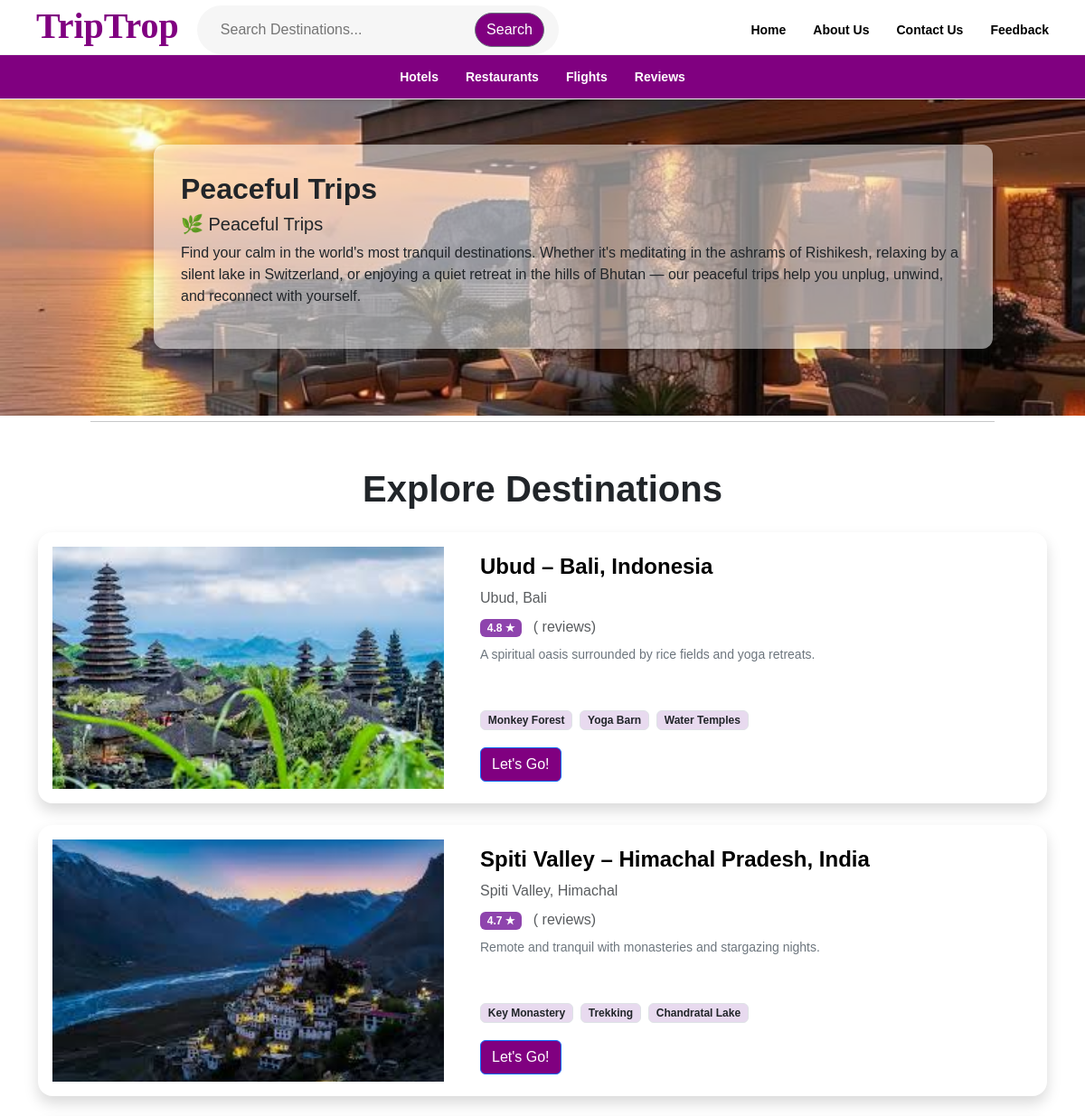
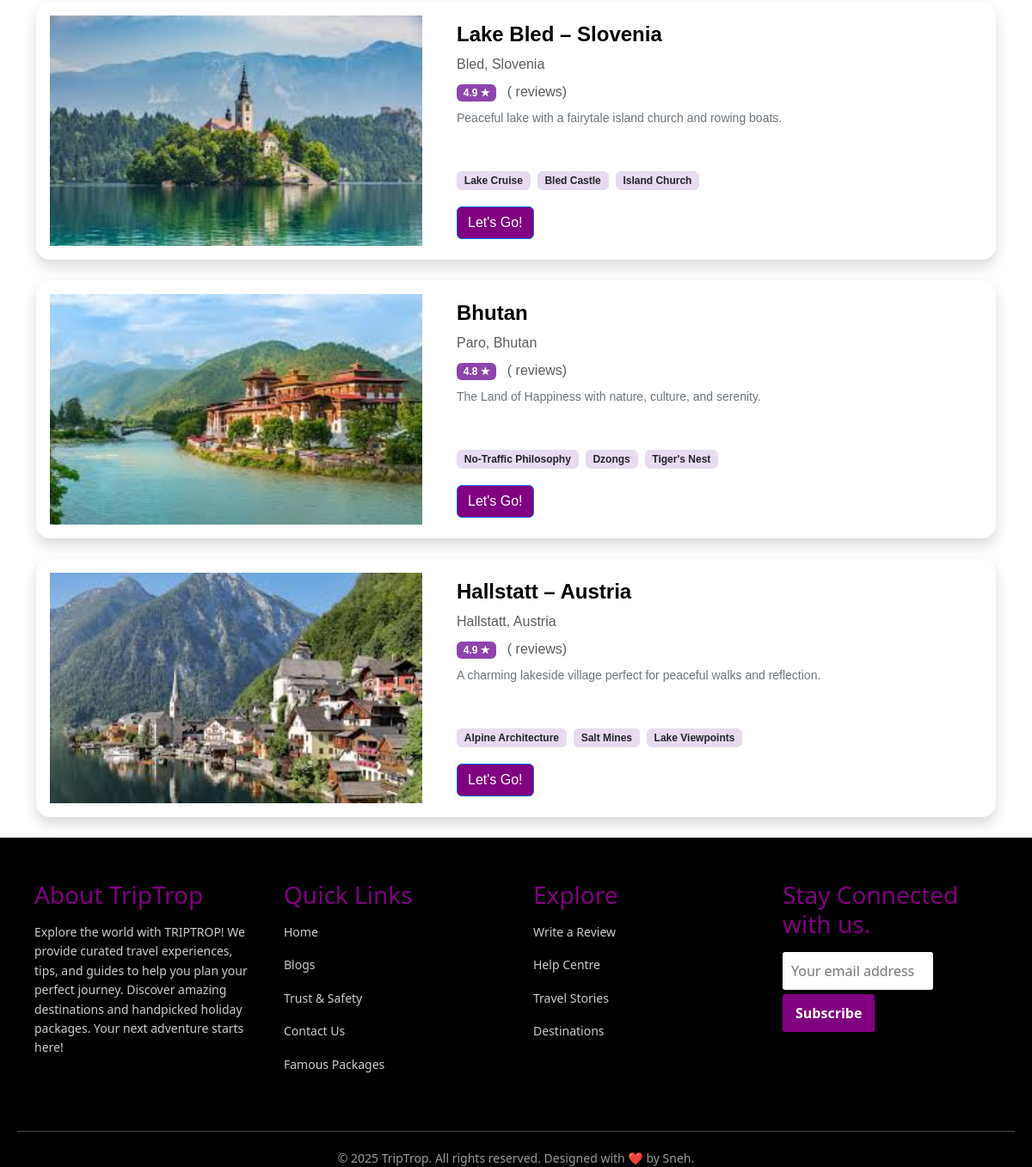
Screenshot of /p/ with the database file from the repository (2 pictures, top to bottom).
### myapp/models.py (models this page shows)
class Destination(models.Model):
    id = models.AutoField(primary_key=True)
    name = models.CharField(max_length=100)
    place = models.CharField(max_length=100, default="")
    rating = models.CharField(max_length=50)
    views = models.CharField(max_length=50)
    description = models.TextField()
    wow = models.TextField()
    woww = models.TextField()
    wowww = models.TextField()
    location = models.CharField(max_length=100)
    image = models.ImageField(upload_to='destinations/', blank=True, null=True)
    para = models.TextField(null=True)
    category = models.ForeignKey(Category, on_delete=models.SET_NULL, null=True)
    sub_category = models.ForeignKey(SubCategory, on_delete=models.SET_NULL, null=True)
    price = models.CharField(max_length=50, default='')
    def __str__(self):
        return self.name

### myapp/views.py (the view)
# urls.py: path('p/', views.p, name="p"),
def p(request):
    p_categories = SubCategory.objects.filter(name__iexact='Peaceful Trips')
    print("Luxury Categories:", p_categories)
    destinations = Destination.objects.filter(sub_category__in=p_categories)
    print("Destinations:", destinations)
    return render(request, 'shop/p.html', {
        'destinations': destinations,
        'sub_category': p_categories,
    })

### myapp/models.py (called while the page is built)
    def __str__(self):
        return self.name

### myapp/templates/shop/p.html (shortened to what this page needs)
{% extends 'shop/basic.html' %}
{% load static %}
{% block body %}
  <div class="hero-container">
  <div class="blur-background"></div>
  <div class="overlay-content">
    <div class="text-box">
      <h2><b>Peaceful Trips</b></h2>
      <h5>🌿 Peaceful Trips</h5>
      <p>Find your calm in the world's most tranquil destinations. Whether it's meditating in the ashrams of Rishikesh, relaxing by a silent lake in Switzerland, or enjoying a quiet retreat in the hills of Bhutan — our peaceful trips help you unplug, unwind, and reconnect with yourself.</p>
    </div>
  </div>
  <div> <hr style="margin: 50px 100px 50px 100px;"></div>
      <h1 style="text-align:center;"><b> Explore Destinations</b></h1>
{% for dest in destinations %}
<div class="container my-4">
  <div class="card shadow rounded-4 overflow-hidden border-0">
    <div class="row g-0">
      <div class="col-md-5 d-flex align-items-center">
        {% if dest.image %}
  <img src="{{ dest.image.url }}" class="img-fluid rounded-4 p-3" alt="Hotel Image" style="object-fit: cover; width: 100%; height: 300px;">
{% else %}
  <img src="{% static 'default.jpg' %}" class="img-fluid rounded-4 p-3" alt="Default Image" style="object-fit: cover; width: 100%; height: 300px;">
{% endif %}
      </div>
      <div class="col-md-7 p-4 d-flex flex-column justify-content-between">
        <div>
          <h4 class="fw-bold">{{ dest.place }}</h4>
          <p class="text-muted mb-2"> {{ dest.location }}</p>
          <div class="mb-2">
            <span class="badge" style="background-color: #8e44ad;">{{ dest.rating }} ★</span>
            <span class="ms-2 text-muted">({{ dest.reviews }} reviews)</span>
          </div>
          <p class="small text-secondary">{{ dest.description }}</p>
        </div>
        <div class="d-flex flex-wrap gap-2 mt-3">
          {% if dest.wow %}
          <span class="badge text-dark border" style="background-color:#e8daef;"> {{ dest.wow }}</span>
          {% endif %}
          {% if dest.woww %}
          <span class="badge text-dark border" style="background-color:#e8daef;"> {{ dest.woww }}</span>
          {% endif %}
          {% if dest.wowww %}
          <span class="badge text-dark border" style="background-color:#e8daef;"> {{ dest.wowww }}</span>
          {% endif %}
        </div>
<div>
          <a href="/booking/{{ dest.id }}" class="btn btn-primary" style="background-color:#800080; ">Let's Go!</a>
          </div>
      </div>
    </div>
  </div>
</div>
{% empty %}
  <p class="text-center text-muted">No destinations available at the moment.</p>
{% endfor %}
</div>
{% endblock %}

### rows the page displays
Destination: image (picture), place "Ubud – Bali, Indonesia", location "Ubud, Bali", rating "4.8", description "A spiritual oasis surrounded by rice fields and yoga retreats.", wow "Monkey Forest", woww "Yoga Barn", wowww "Water Temples"
Destination: image (picture), place "Spiti Valley – Himachal Pradesh, India", location "Spiti Valley, Himachal", rating "4.7", description "Remote and tranquil with monasteries and stargazing nights.", wow "Key Monastery", woww "Trekking", wowww "Chandratal Lake"
Destination: image (picture), place "Lake Bled – Slovenia", location "Bled, Slovenia", rating "4.9", description "Peaceful lake with a fairytale island church and rowing boats.", wow "Lake Cruise", woww "Bled Castle", wowww "Island Church"
Destination: image (picture), place "Bhutan", location "Paro, Bhutan", rating "4.8", description "The Land of Happiness with nature, culture, and serenity.", wow "No-Traffic Philosophy", woww "Dzongs", wowww "Tiger's Nest"
Destination: image (picture), place "Hallstatt – Austria", location "Hallstatt, Austria", rating "4.9", description "A charming lakeside village perfect for peaceful walks and reflection.", wow "Alpine Architecture", woww "Salt Mines", wowww "Lake Viewpoints"
